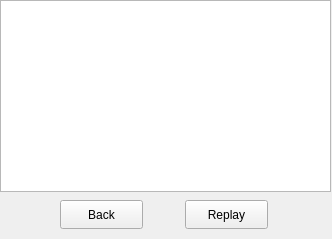
<?xml version="1.0" encoding="UTF-8"?>
<ui version="4.0">
 <class>profile_menu</class>
 <widget class="QMainWindow" name="profile_menu">
  <property name="windowModality">
   <enum>Qt::ApplicationModal</enum>
  </property>
  <property name="geometry">
   <rect>
    <x>0</x>
    <y>0</y>
    <width>332</width>
    <height>239</height>
   </rect>
  </property>
  <property name="windowTitle">
   <string>profile</string>
  </property>
  <widget class="QWidget" name="centralwidget">
   <widget class="QStackedWidget" name="stackedWidget">
    <property name="geometry">
     <rect>
      <x>0</x>
      <y>0</y>
      <width>331</width>
      <height>239</height>
     </rect>
    </property>
    <property name="currentIndex">
     <number>1</number>
    </property>
    <widget class="QWidget" name="profile_page">
     <widget class="QLabel" name="label">
      <property name="geometry">
       <rect>
        <x>20</x>
        <y>50</y>
        <width>55</width>
        <height>16</height>
       </rect>
      </property>
      <property name="text">
       <string>User</string>
      </property>
     </widget>
     <widget class="QLineEdit" name="user_textbox">
      <property name="enabled">
       <bool>false</bool>
      </property>
      <property name="geometry">
       <rect>
        <x>100</x>
        <y>50</y>
        <width>171</width>
        <height>22</height>
       </rect>
      </property>
      <property name="text">
       <string>username</string>
      </property>
     </widget>
     <widget class="QLabel" name="draw_label">
      <property name="geometry">
       <rect>
        <x>110</x>
        <y>170</y>
        <width>55</width>
        <height>16</height>
       </rect>
      </property>
      <property name="text">
       <string>0</string>
      </property>
     </widget>
     <widget class="QLabel" name="label_3">
      <property name="geometry">
       <rect>
        <x>30</x>
        <y>110</y>
        <width>60</width>
        <height>16</height>
       </rect>
      </property>
      <property name="text">
       <string>Wins:</string>
      </property>
     </widget>
     <widget class="QLabel" name="label_6">
      <property name="geometry">
       <rect>
        <x>30</x>
        <y>170</y>
        <width>60</width>
        <height>16</height>
       </rect>
      </property>
      <property name="text">
       <string>Draws:</string>
      </property>
     </widget>
     <widget class="QLabel" name="wins_label">
      <property name="geometry">
       <rect>
        <x>110</x>
        <y>110</y>
        <width>55</width>
        <height>16</height>
       </rect>
      </property>
      <property name="text">
       <string>0</string>
      </property>
     </widget>
     <widget class="QLabel" name="label_5">
      <property name="geometry">
       <rect>
        <x>30</x>
        <y>140</y>
        <width>60</width>
        <height>16</height>
       </rect>
      </property>
      <property name="text">
       <string>Loses:</string>
      </property>
     </widget>
     <widget class="QLabel" name="lose_label">
      <property name="geometry">
       <rect>
        <x>110</x>
        <y>140</y>
        <width>55</width>
        <height>16</height>
       </rect>
      </property>
      <property name="text">
       <string>0</string>
      </property>
     </widget>
    </widget>
    <widget class="QWidget" name="history_page">
     <widget class="QTableView" name="match_list">
      <property name="geometry">
       <rect>
        <x>0</x>
        <y>0</y>
        <width>331</width>
        <height>192</height>
       </rect>
      </property>
     </widget>
     <widget class="QPushButton" name="replay">
      <property name="geometry">
       <rect>
        <x>185</x>
        <y>200</y>
        <width>83</width>
        <height>29</height>
       </rect>
      </property>
      <property name="text">
       <string>Replay</string>
      </property>
     </widget>
     <widget class="QPushButton" name="back">
      <property name="geometry">
       <rect>
        <x>60</x>
        <y>200</y>
        <width>83</width>
        <height>29</height>
       </rect>
      </property>
      <property name="text">
       <string>Back</string>
      </property>
     </widget>
    </widget>
   </widget>
  </widget>
 </widget>
 <resources/>
 <connections/>
</ui>
